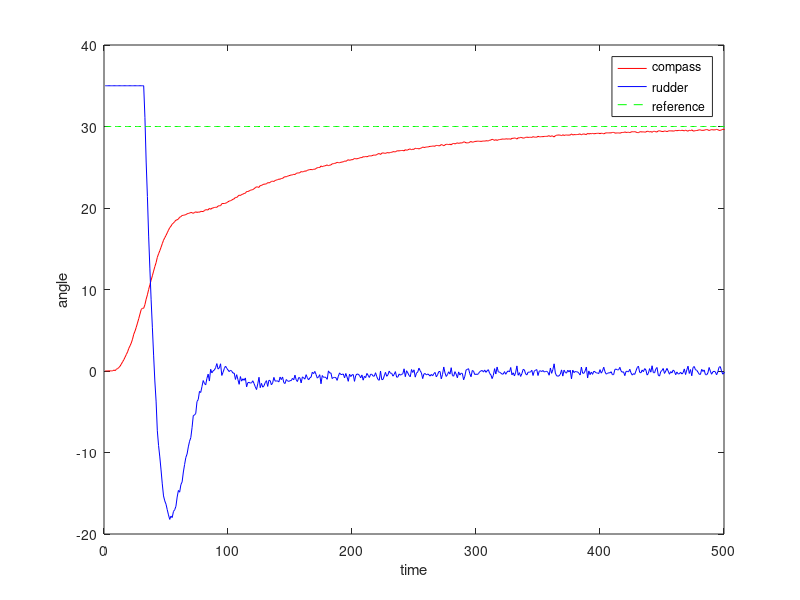

Write the MATLAB code that produced this figure.


%Constants

K_pd = 0.8362;
T_d = 72.5216;
T_f = 8.39;
psi_r = 30;

compass = importdata('53b_compass.mat'); %Import data from simulink
rudder = importdata('53b_rudder.mat'); %Import data from simulink
reference = importdata('53b_ref.mat'); %Import data from simulink

n=1:length(compass(2,:));

plot(n,compass(2,n), 'color', 'r'); %Plot compass
hold on;
plot(n,rudder(2,n), 'color', 'b'); %Plot rudder
hold on;
plot(n,reference(2,n), 'green--'); %Plot reference

xlabel('time'); ylabel('angle');
legend('compass', 'rudder', 'reference');
axis([0 500 -20 40]);

